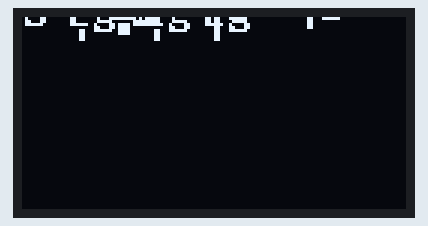
This sketch was run on a simulated Arduino Uno, built with avr-gcc and run on an emulated ATmega328P. Shown: 128×64 one-colour display. The display library's start-up logo is not drawn; random numbers use the default seed unless the sketch sets one; what the sketch prints to the serial monitor is not drawn.

Above: at 2.67 s.
At 7.26 s:
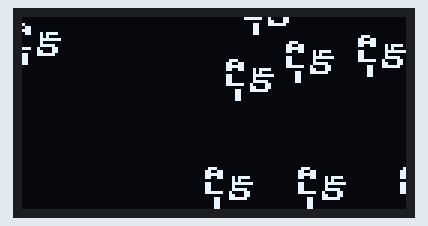
At 11.85 s:
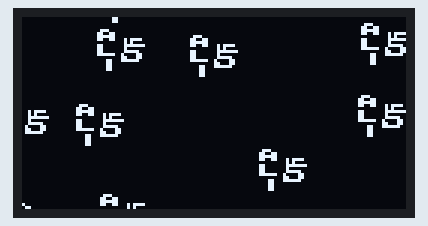
At 21.04 s:
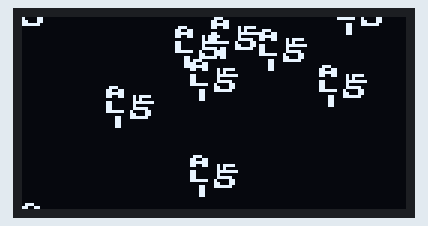
At 30.24 s:
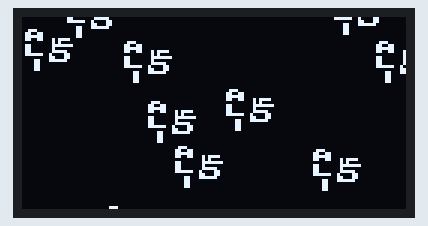
At 39.66 s:
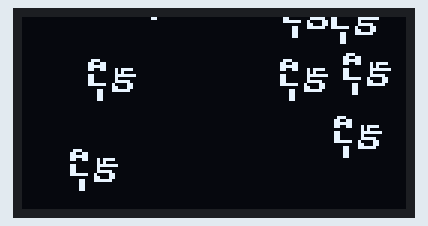

The sketch:

logo_example.ino
```cpp
#include <SPI.h>
#include <Wire.h>
#include <Adafruit_GFX.h>
#include <Adafruit_SSD1306.h>
#define SCREEN_WIDTH 128
#define SCREEN_HEIGHT 64
#define OLED_RESET     4
#define SCREEN_ADDRESS 0x3C
Adafruit_SSD1306 display(SCREEN_WIDTH, SCREEN_HEIGHT, &Wire, OLED_RESET);
#define NUMFLAKES     10
#define LOGO_HEIGHT   16
#define LOGO_WIDTH    16
static const unsigned char PROGMEM logo_bmp[] =
{ 0b01110000, 0b00000000,
  0b11001100, 0b00000000,
  0b11111100, 0b00000000,
  0b11001100, 0b01011110,
  0b00000000, 0b01010000,
  0b11000000, 0b01111111,
  0b11000000, 0b01000000,
  0b11000000, 0b01111100,
  0b11111100, 0b10000110,
  0b00000000, 0b11000110,
  0b00011000, 0b11111100,
  0b00011000, 0b00000000,
  0b00011000, 0b00000000,
  0b00011000, 0b00000000,
  0b00000000, 0b00000000,
  0b00000000, 0b00000000 };

void setup() {
  Serial.begin(115200);
    if(!display.begin(SSD1306_SWITCHCAPVCC, SCREEN_ADDRESS)) {
    Serial.println(F("SSD1306 allocation failed"));
    for(;;); // Don't proceed, loop forever
  }
 display.display();
 delay(2000);
  display.clearDisplay();
  testanimate(logo_bmp, LOGO_WIDTH, LOGO_HEIGHT); // Animate bitmaps
}

void loop() {}
void testdrawbitmap(void) {
  display.clearDisplay();
  display.drawBitmap(
    (display.width()  - LOGO_WIDTH ) / 2,
    (display.height() - LOGO_HEIGHT) / 2,
    logo_bmp, LOGO_WIDTH, LOGO_HEIGHT, 1);
  display.display();
  delay(1000);
}
#define XPOS   0
#define YPOS   1
#define DELTAY 2
void testanimate(const uint8_t *bitmap, uint8_t w, uint8_t h) {
  int8_t f, icons[NUMFLAKES][3];
  for(f=0; f< NUMFLAKES; f++) {
    icons[f][XPOS]   = random(1 - LOGO_WIDTH, display.width());
    icons[f][YPOS]   = -LOGO_HEIGHT;
    icons[f][DELTAY] = random(1, 6);
    Serial.print(F("x: "));
    Serial.print(icons[f][XPOS], DEC);
    Serial.print(F(" y: "));
    Serial.print(icons[f][YPOS], DEC);
    Serial.print(F(" dy: "));
    Serial.println(icons[f][DELTAY], DEC);
  }
  for(;;) { // Loop forever...
    display.clearDisplay();
    for(f=0; f< NUMFLAKES; f++) {
      display.drawBitmap(icons[f][XPOS], icons[f][YPOS], bitmap, w, h, SSD1306_WHITE);
    }
    display.display();
    delay(200);
    for(f=0; f< NUMFLAKES; f++) {
      icons[f][YPOS] += icons[f][DELTAY];
      if (icons[f][YPOS] >= display.height()) {
        icons[f][XPOS]   = random(1 - LOGO_WIDTH, display.width());
        icons[f][YPOS]   = -LOGO_HEIGHT;
        icons[f][DELTAY] = random(1, 6);
      }
    }
  }
}
```
